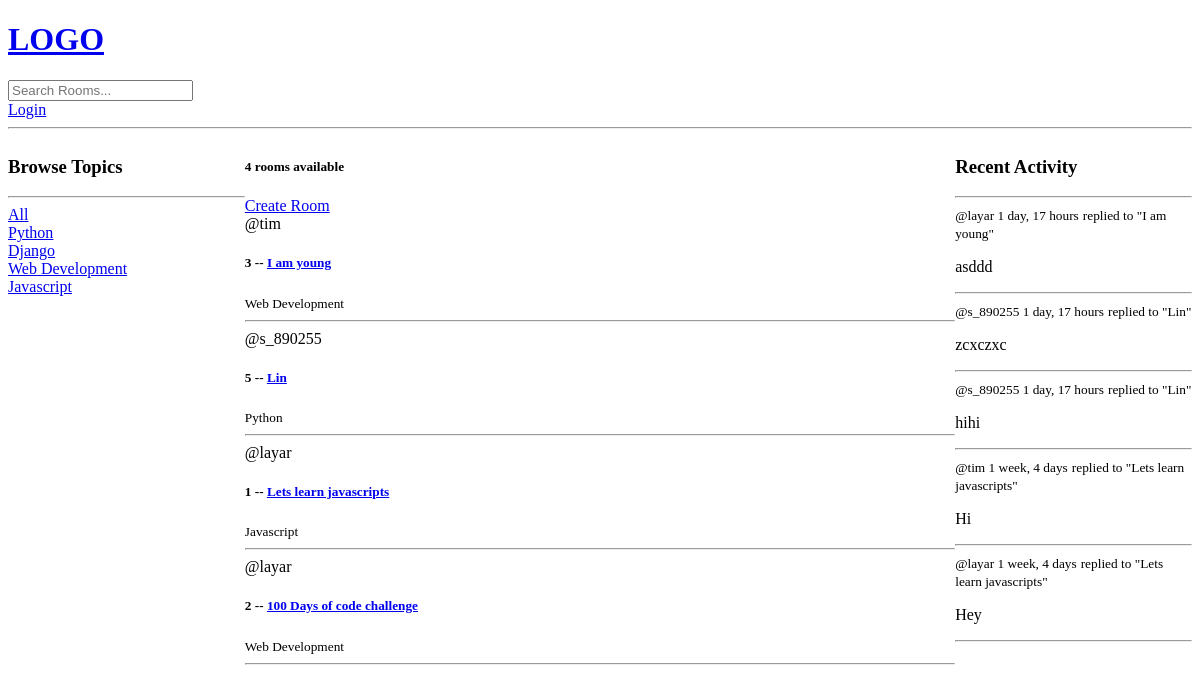
The app's page /, older data.
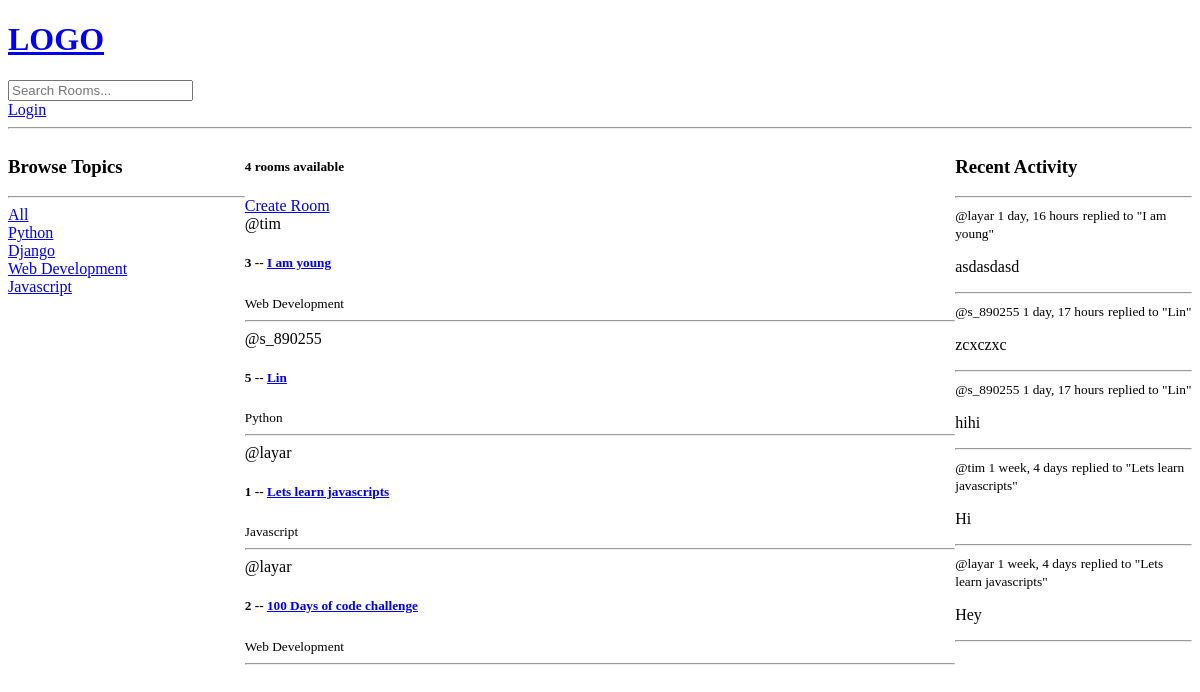
The same page, newer data.
### base/models.py (models this page shows, shortened)
class Topic(models.Model):
    name = models.CharField(max_length=200)

class Room(models.Model):
    host = models.ForeignKey(User, on_delete=models.SET_NULL, null=True)
    topic = models.ForeignKey(Topic, on_delete=models.SET_NULL, null=True)
    name = models.CharField(max_length=200)
    description = models.TextField(null=True, blank=True)
    participants = models.ManyToManyField(User, related_name='participants', blank=True)
    update = models.DateTimeField(auto_now=True)
    create = models.DateTimeField(auto_now_add=True)
    class Meta:
        ordering = ['-update', '-create']
    def __str__(self):
        return self.name

class Message(models.Model):
    user = models.ForeignKey(User, on_delete=models.CASCADE)
    room = models.ForeignKey(Room, on_delete=models.CASCADE)
    body = models.TextField()
    update = models.DateTimeField(auto_now=True)
    create = models.DateTimeField(auto_now_add=True)
    class Meta:
            ordering = ['-update', '-create']
    def __str__(self):
        return self.body[0:50]

### base/views.py (the view)
# urls.py: path('', views.home, name="home"),
def home(request):
    q = request.GET.get('q') if request.GET.get('q') != None else ''
    rooms = Room.objects.filter(
        Q(topic__name__icontains=q) |
        Q(name__icontains=q) |
        Q(description__icontains=q)
        )
    topics = Topic.objects.all()
    room_count = rooms.count()
    room_messages = Message.objects.filter(Q(room__topic__name__icontains=q))
    context = {'rooms': rooms, 'topics': topics, 'room_count': room_count,
               'room_messages': room_messages}
    return render(request, 'base/home.html', context)

### base/templates/base/home.html (shortened to what this page needs)
{% extends 'main.html' %}
{% block content %}
<div class="home-container">
    <div>
        <h3>Browse Topics</h3>
        <hr>
        <div>
            <a href="{% url 'home' %}">All</a>
        </div>
        {% for topic in topics %}
            <div>
                <a href="{% url 'home' %}?q={{topic.name}}">{{topic.name}}</a>
            </div>
        {% endfor %}
    </div>
    <div>
        <h5>{{ room_count }} rooms available</h5>
        <a href="{% url 'create-room' %}">Create Room</a>
        <div>
            {% for room in rooms %}
            <div>
                <span>@{{room.host.username}}</span>
                <h5>{{room.id}} -- <a href="{% url 'room' room.id %}">{{room.name}}</a></h5>
                <small>{{room.topic.name}}</small>
                <hr>
            </div>
            {% endfor %}
        </div>
    </div>
    <div>
        <h3>Recent Activity</h3>
        <hr>
        {% for message in room_messages %}
            <div>
                <small>@{{message.user}}  {{message.create|timesince}}</small>
                <small>replied to "{{message.room}}"</small>
                <p>{{message}}</p>
                <hr>
            </div>
        {% endfor %}
    </div>
</div>
{% endblock content %}

Row changes from the older to the newer data that the page shows:
removed Message: user "layar", create "1 day, 17 hours", room "I am young", body "asddd"
added Message: user "layar", create "1 day, 16 hours", room "I am young", body "asdasdasd"
